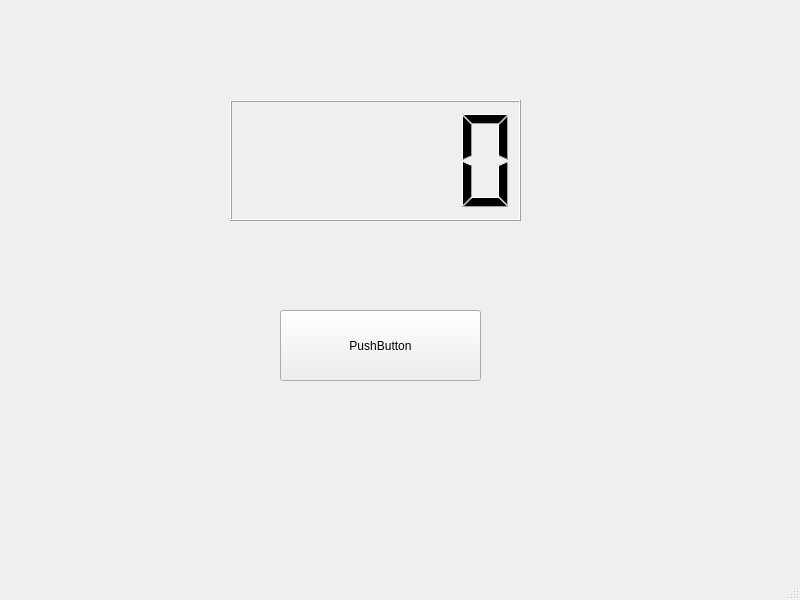
<?xml version="1.0" encoding="UTF-8"?>
<ui version="4.0">
 <class>MainWindow</class>
 <widget class="QMainWindow" name="MainWindow">
  <property name="geometry">
   <rect>
    <x>0</x>
    <y>0</y>
    <width>800</width>
    <height>600</height>
   </rect>
  </property>
  <property name="windowTitle">
   <string>MainWindow</string>
  </property>
  <widget class="QWidget" name="centralwidget">
   <widget class="QLCDNumber" name="lcdNumber">
    <property name="geometry">
     <rect>
      <x>230</x>
      <y>100</y>
      <width>291</width>
      <height>121</height>
     </rect>
    </property>
   </widget>
   <widget class="QPushButton" name="pushButton">
    <property name="geometry">
     <rect>
      <x>280</x>
      <y>310</y>
      <width>201</width>
      <height>71</height>
     </rect>
    </property>
    <property name="text">
     <string>PushButton</string>
    </property>
   </widget>
  </widget>
  <widget class="QMenuBar" name="menubar">
   <property name="geometry">
    <rect>
     <x>0</x>
     <y>0</y>
     <width>800</width>
     <height>26</height>
    </rect>
   </property>
  </widget>
  <widget class="QStatusBar" name="statusbar"/>
 </widget>
 <resources/>
 <connections/>
</ui>
